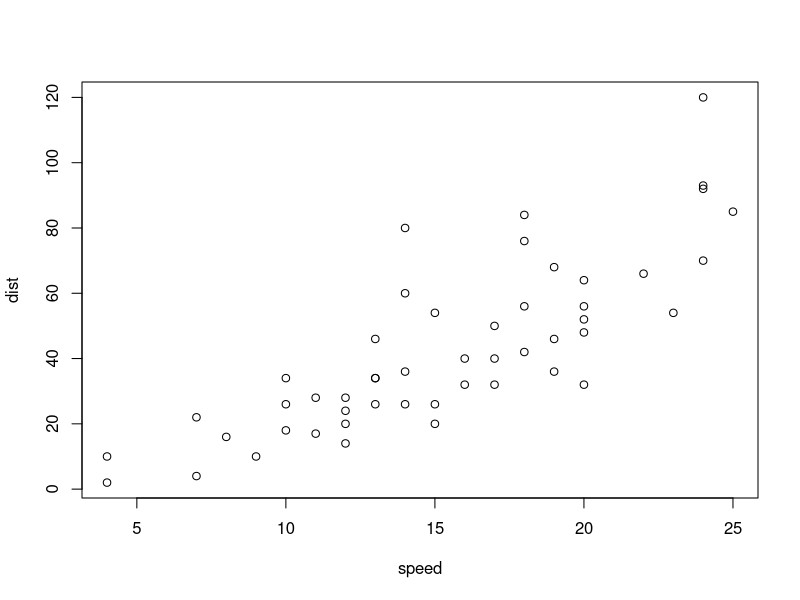
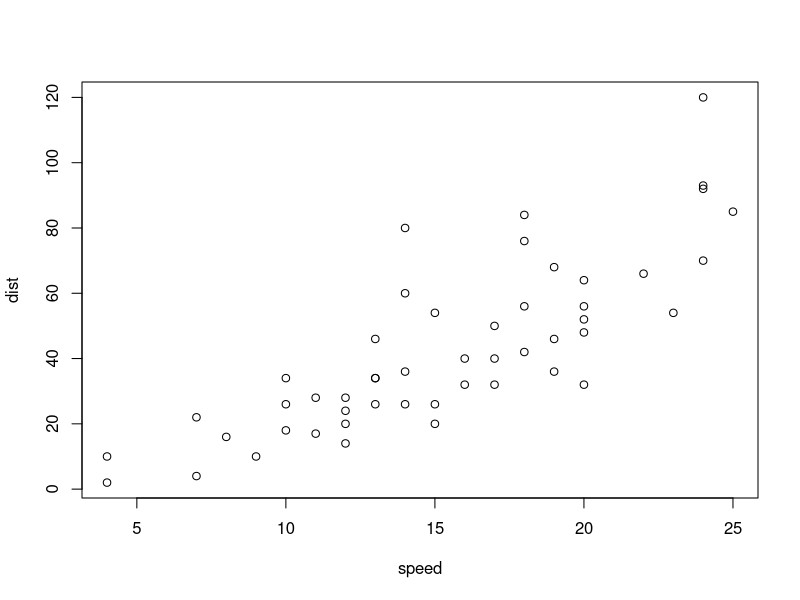
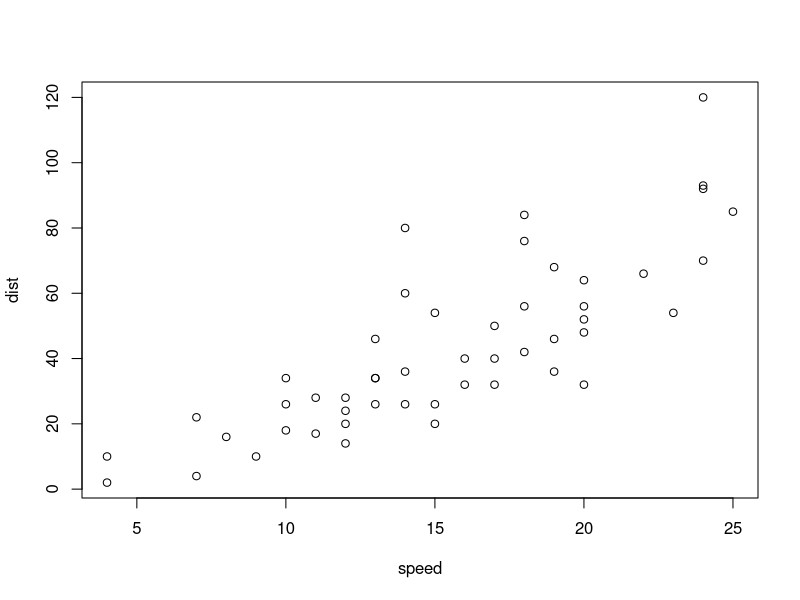
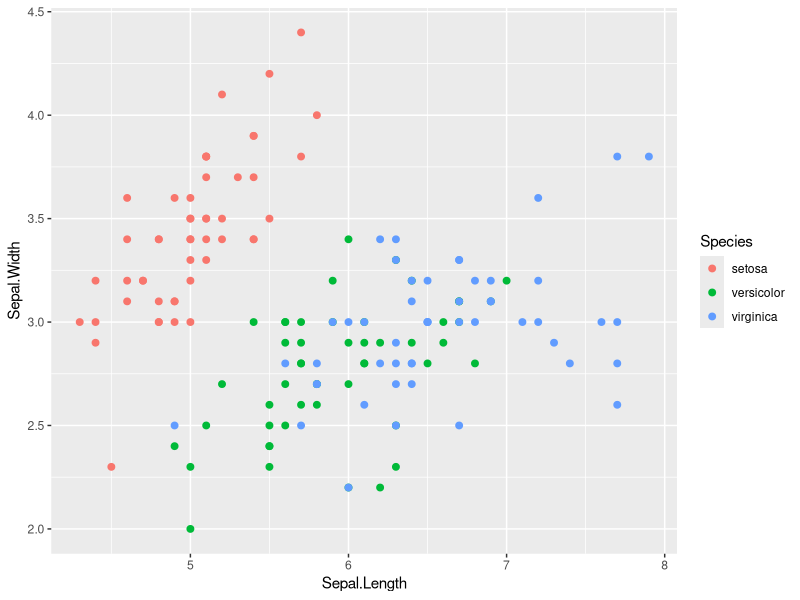

Generate these figures, in order, with R:
## ---- chunk 1
library(tidyverse)
library(readxl)
## ---- chunk 2
# この間にコードを記載する
a <- c(1, 2, 3, 4, 5)
a
## ---- chunk 3
d <- read_excel("./data/chapter34_Rmarkdown.xlsx", sheet = 3)
knitr::kable(d)
## ---- chunk 4
#| message: false
#| column: margin

plot(cars)
## ---- chunk 5
#| filename: "様々なchunk optionの設定"
#| fig-cap: "figure caption：出力した図にキャプションが付く（cap-location: marginなので右に表示）"
#| fig-alt: "図が読みだせません"
#| fig.height: 4
#| cap-location: margin
#| echo: fenced

# fig-altは図が表示されない場合に表示されるテキストのこと。
# Rではよほど大きいファイルを取り扱わない限り必要ないかと思います。
# #| echo: fenced を設定しているので、chunkが表示されています
#（#| echo: fencedででは表示されません）
# cap-locationはmarginにfig-capを置くためのoptionです。
 
plot(cars)
## ---- chunk 6
cat("[マークダウン](https://daringfireball.net/projects/markdown/)を**そのまま**表示する\n")
## ---- chunk 7
#| results: asis

cat("[マークダウン](https://daringfireball.net/projects/markdown/)を**そのまま**表示する\n")
## ---- chunk 8
#| layout-ncol: 2

plot(cars)
ggplot(iris, aes(x = Sepal.Length, y = Sepal.Width, color = Species)) + geom_point(size=2)
## ---- chunk 9
#| echo: fenced
#| code-overflow: wrap
#| code-fold: true

print("Lorem ipsum dolor sit amet, consectetur adipiscing elit, sed do eiusmod tempor incididunt ut labore et dolore magna aliqua. Ut enim ad minim veniam, quis nostrud exercitation ullamco laboris nisi ut aliquip ex ea commodo consequat.")
## ---- chunk 10
#| code-line-numbers: true

a <- 1
b <- 2
a + b
## ---- chunk 11
#| cache: true

replicate(1000000, rnorm(1)) |> head()
## ---- chunk 12
library(palmerpenguins)
penguins$species |> levels() # <1>
penguins |> group_by(species) |> summarise(mean_bm = mean(na.omit(body_mass_g))) # <2>
## ---- chunk 13
temp <- rnorm(1)
